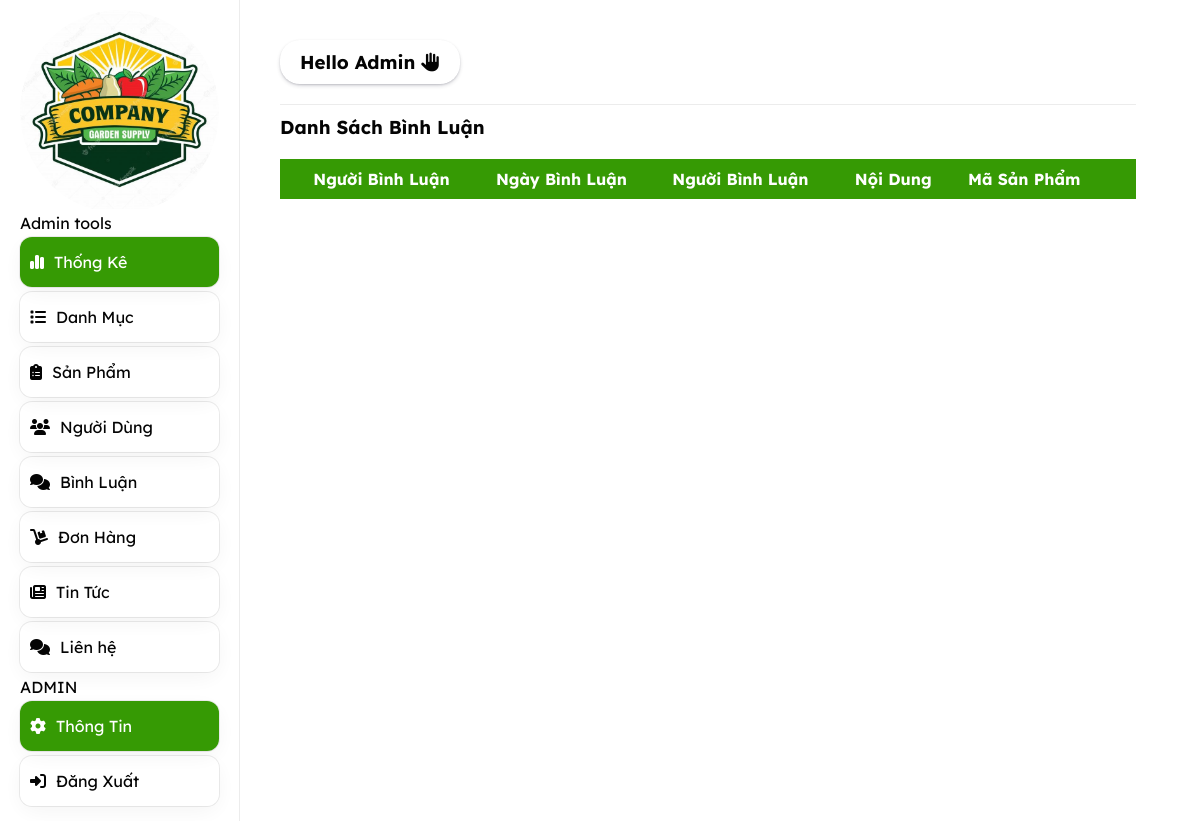
/admin/index.php?act=listbl&id=5, run on an earlier commit of the app's database.
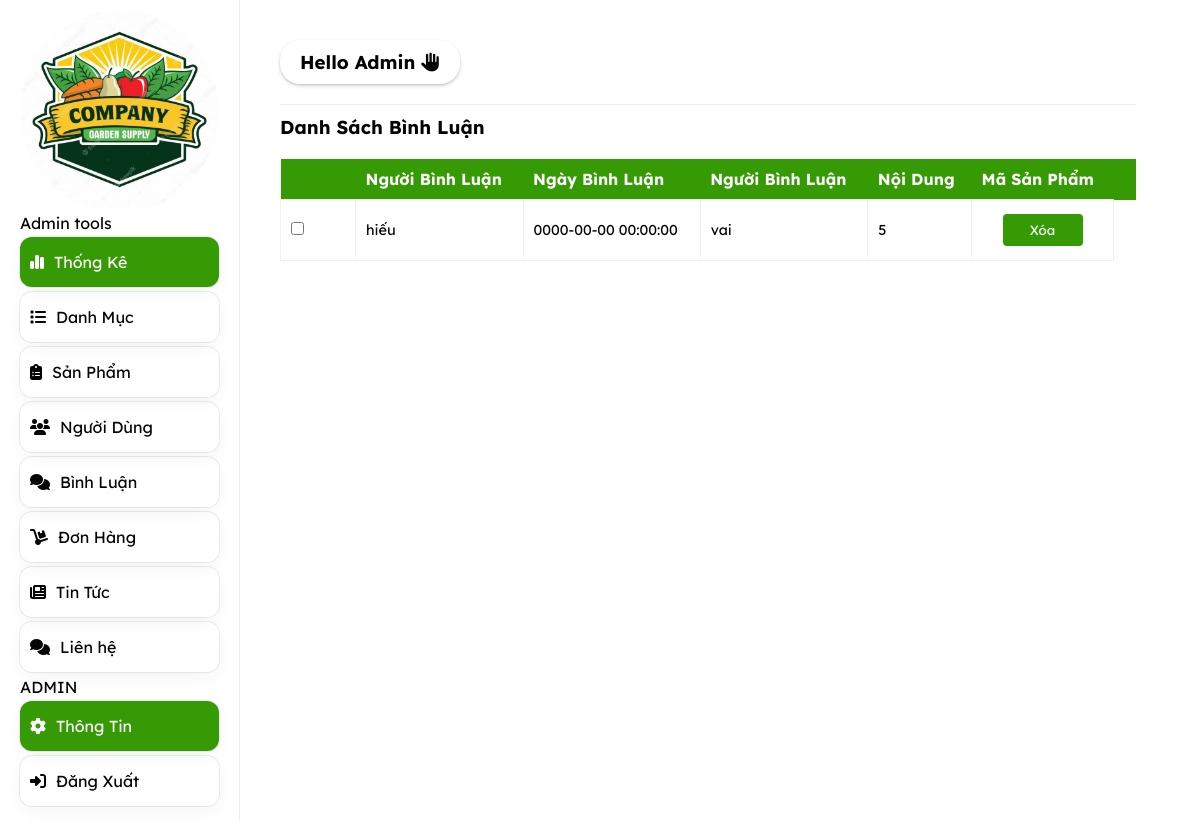
And on a later commit of the database.
### tables this page shows
CREATE TABLE `comment` (
  `id` int(11) NOT NULL,
  `content` text NOT NULL,
  `user_id` int(11) NOT NULL,
  `product_id` int(11) NOT NULL,
  `ngaybinhluan` datetime NOT NULL
);

CREATE TABLE `user` (
  `id` int(11) NOT NULL,
  `name` varchar(255) NOT NULL,
  `password` varchar(255) NOT NULL,
  `email` varchar(255) NOT NULL,
  `image` varchar(255) NOT NULL,
  `tel` int(11) NOT NULL,
  `address` text NOT NULL,
  `role` tinyint(4) NOT NULL DEFAULT 0
);

### model/pdo.php (called while the page is built, shortened)
<?php
function pdo_get_connection(){
    $dburl = "mysql:host=localhost;dbname=duan1;charset=utf8";
    $username = 'root';
    $password = '';
    $conn = new PDO($dburl, $username, $password);
    $conn->setAttribute(PDO::ATTR_ERRMODE, PDO::ERRMODE_EXCEPTION);
    return $conn;
}
function pdo_query($sql){
    $sql_args = array_slice(func_get_args(), 1);
    try{
        $conn = pdo_get_connection();
        $stmt = $conn->prepare($sql);
        $stmt->execute($sql_args);
        $rows = $stmt->fetchAll();
        return $rows;
    }
    catch(PDOException $e){
        throw $e;
    }
    finally{
        unset($conn);
    }
}

### model/binhluan.php (called while the page is built, shortened)
<?php
    function load_bl($product_id){
        $sql = "select * from comment inner join user on user.id=comment.user_id where 1";
        if($product_id>0)
        $sql.=" and product_id='".$product_id."'";
        $sql.=" order by comment.id desc limit 0,10";
        $listbl=pdo_query($sql);
        return  $listbl;
       }
    function loadall_bl(){
        $sql = "select * from comment";
        $listbl = pdo_query($sql);
        return $listbl;
       }
?>

### admin/binhluan/listbl.php (the view, shortened to what this page needs)
<!DOCTYPE html>
<html lang="en">
<head>
    <link rel="stylesheet" href="../public/css/style.css">
</head>
<body>
<h3 style="margin-top: 10px;">Danh Sách Bình Luận</h3>
        <table>
            <thead>
                <tr>
                    <th></th>
                    <th>Người Bình Luận</th>
                    <th>Ngày Bình Luận</th>
                    <th>Người Bình Luận</th>
                    <th>Nội Dung</th>
                    <th>Mã Sản Phẩm</th>
                    <th></th>
                </tr>
            </thead>
            <tbody>
            <?php
                            $product_id=$_REQUEST['id'];
                            $listbl = load_bl($product_id);
                            $listbl_all=loadall_bl();
                    ?>
                <?php
                foreach ($listbl_all as $bl) {
                    extract($bl);
                    $link = "index.php?act=xoabl&id=" .$id;
                }
                foreach( $listbl as $bl1){
                    extract($bl1);
                    ?>
                            <tr>
                                    <td><input type="checkbox" name="" id=""></td>
                                    <td><?php echo $name ?></td>
                                    <td><?php echo $ngaybinhluan ?></td>
                                    <td><?php echo $content ?></td>
                                    <td><?php echo $product_id ?></td>
                                    <td style="text-align: center;">
                                        <a style="text-decoration: none;" href="<?php echo $link ?>">
                                            <input onclick="return confirm('Bạn có chắc chắn muốn xóa?')" type="button" class="edit" value="Xóa">
                                        </a>
                                    </td>
                            </tr>
                    <?php
                }
                ?>
            </tbody>
        </table>
    </div>
    </div>
</body>
</html>

What changed in the data, as far as the page shows it:
added comment: user.name "hiếu", ngaybinhluan "0000-00-00 00:00:00", content "vai", product "5"
